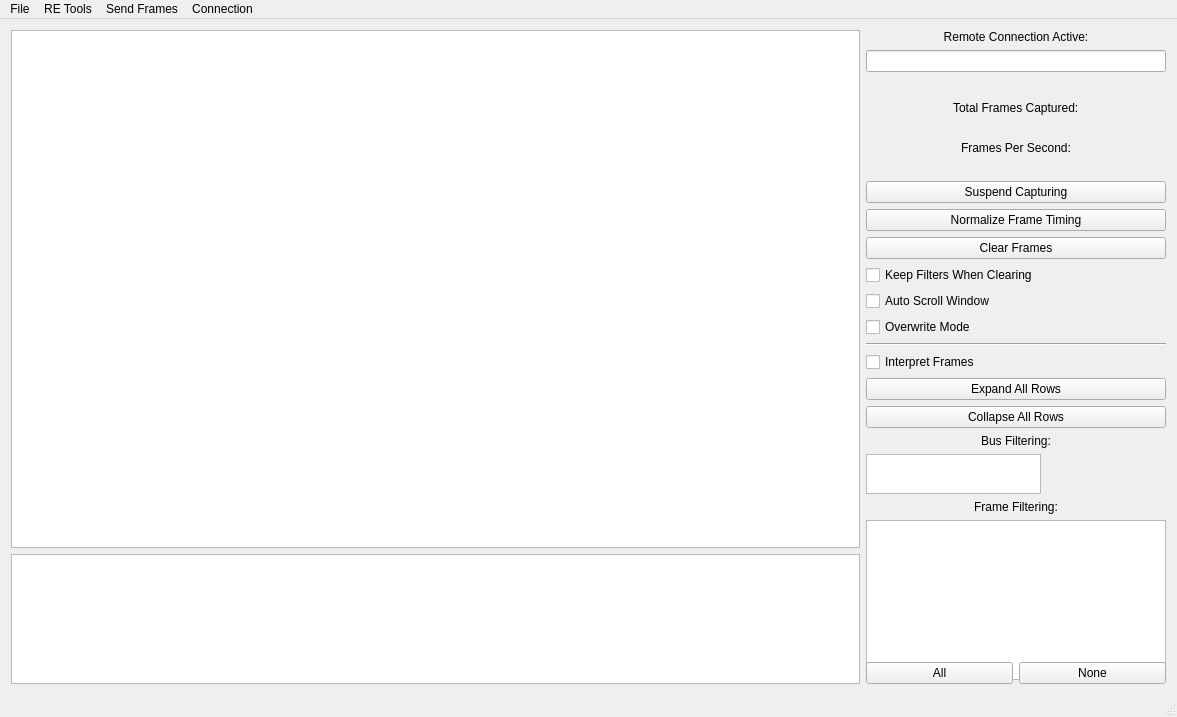
<?xml version="1.0" encoding="UTF-8"?>
<ui version="4.0">
 <class>MainWindow</class>
 <widget class="QMainWindow" name="MainWindow">
  <property name="geometry">
   <rect>
    <x>0</x>
    <y>0</y>
    <width>1177</width>
    <height>717</height>
   </rect>
  </property>
  <property name="sizePolicy">
   <sizepolicy hsizetype="Fixed" vsizetype="Fixed">
    <horstretch>0</horstretch>
    <verstretch>0</verstretch>
   </sizepolicy>
  </property>
  <property name="minimumSize">
   <size>
    <width>800</width>
    <height>500</height>
   </size>
  </property>
  <property name="windowTitle">
   <string>SavvyLIN</string>
  </property>
  <widget class="QWidget" name="centralWidget">
   <layout class="QVBoxLayout" name="verticalLayout_2" stretch="0">
    <item>
     <layout class="QHBoxLayout" name="horizontalLayout_2" stretch="3,1">
      <item>
       <layout class="QVBoxLayout" name="verticalLayout_3" stretch="4,1">
        <item>
         <widget class="QTableView" name="canFramesView">
          <property name="font">
           <font>
            <pointsize>11</pointsize>
            <bold>false</bold>
           </font>
          </property>
          <property name="alternatingRowColors">
           <bool>true</bool>
          </property>
          <property name="verticalScrollMode">
           <enum>QAbstractItemView::ScrollPerPixel</enum>
          </property>
          <property name="wordWrap">
           <bool>false</bool>
          </property>
          <attribute name="horizontalHeaderStretchLastSection">
           <bool>false</bool>
          </attribute>
         </widget>
        </item>
        <item>
         <widget class="QTableWidget" name="tableSimpleSender"/>
        </item>
       </layout>
      </item>
      <item>
       <layout class="QVBoxLayout" name="verticalLayout">
        <item>
         <widget class="QLabel" name="lblRemoteConn">
          <property name="enabled">
           <bool>true</bool>
          </property>
          <property name="text">
           <string>Remote Connection Active:</string>
          </property>
          <property name="alignment">
           <set>Qt::AlignCenter</set>
          </property>
         </widget>
        </item>
        <item>
         <widget class="QLineEdit" name="lineRemoteKey">
          <property name="enabled">
           <bool>true</bool>
          </property>
          <property name="maximumSize">
           <size>
            <width>1000</width>
            <height>50</height>
           </size>
          </property>
          <property name="baseSize">
           <size>
            <width>150</width>
            <height>50</height>
           </size>
          </property>
          <property name="font">
           <font>
            <bold>false</bold>
           </font>
          </property>
          <property name="maxLength">
           <number>8</number>
          </property>
          <property name="alignment">
           <set>Qt::AlignLeading|Qt::AlignLeft|Qt::AlignVCenter</set>
          </property>
          <property name="readOnly">
           <bool>true</bool>
          </property>
         </widget>
        </item>
        <item>
         <widget class="QLabel" name="lblContMsg">
          <property name="palette">
           <palette>
            <active>
             <colorrole role="WindowText">
              <brush brushstyle="SolidPattern">
               <color alpha="255">
                <red>255</red>
                <green>0</green>
                <blue>0</blue>
               </color>
              </brush>
             </colorrole>
            </active>
            <inactive>
             <colorrole role="WindowText">
              <brush brushstyle="SolidPattern">
               <color alpha="255">
                <red>255</red>
                <green>0</green>
                <blue>0</blue>
               </color>
              </brush>
             </colorrole>
            </inactive>
            <disabled>
             <colorrole role="WindowText">
              <brush brushstyle="SolidPattern">
               <color alpha="255">
                <red>120</red>
                <green>120</green>
                <blue>120</blue>
               </color>
              </brush>
             </colorrole>
            </disabled>
           </palette>
          </property>
          <property name="font">
           <font>
            <pointsize>11</pointsize>
            <italic>true</italic>
            <bold>true</bold>
           </font>
          </property>
          <property name="text">
           <string/>
          </property>
          <property name="alignment">
           <set>Qt::AlignCenter</set>
          </property>
         </widget>
        </item>
        <item alignment="Qt::AlignHCenter">
         <widget class="QLabel" name="label">
          <property name="sizePolicy">
           <sizepolicy hsizetype="Preferred" vsizetype="Fixed">
            <horstretch>0</horstretch>
            <verstretch>0</verstretch>
           </sizepolicy>
          </property>
          <property name="text">
           <string>Total Frames Captured:</string>
          </property>
         </widget>
        </item>
        <item alignment="Qt::AlignHCenter">
         <widget class="QLabel" name="lbNumFrames">
          <property name="sizePolicy">
           <sizepolicy hsizetype="Preferred" vsizetype="Fixed">
            <horstretch>0</horstretch>
            <verstretch>0</verstretch>
           </sizepolicy>
          </property>
          <property name="text">
           <string/>
          </property>
         </widget>
        </item>
        <item alignment="Qt::AlignHCenter">
         <widget class="QLabel" name="label_6">
          <property name="sizePolicy">
           <sizepolicy hsizetype="Preferred" vsizetype="Fixed">
            <horstretch>0</horstretch>
            <verstretch>0</verstretch>
           </sizepolicy>
          </property>
          <property name="text">
           <string>Frames Per Second:</string>
          </property>
         </widget>
        </item>
        <item alignment="Qt::AlignHCenter">
         <widget class="QLabel" name="lbFPS">
          <property name="sizePolicy">
           <sizepolicy hsizetype="Preferred" vsizetype="Fixed">
            <horstretch>0</horstretch>
            <verstretch>0</verstretch>
           </sizepolicy>
          </property>
          <property name="text">
           <string/>
          </property>
         </widget>
        </item>
        <item>
         <widget class="QPushButton" name="btnCaptureToggle">
          <property name="text">
           <string>Suspend Capturing</string>
          </property>
          <property name="checkable">
           <bool>false</bool>
          </property>
         </widget>
        </item>
        <item>
         <widget class="QPushButton" name="btnNormalize">
          <property name="text">
           <string>Normalize Frame Timing</string>
          </property>
         </widget>
        </item>
        <item>
         <widget class="QPushButton" name="btnClearFrames">
          <property name="text">
           <string>Clear Frames</string>
          </property>
         </widget>
        </item>
        <item>
         <widget class="QCheckBox" name="cbPersistentFilters">
          <property name="text">
           <string>Keep Filters When Clearing</string>
          </property>
         </widget>
        </item>
        <item>
         <widget class="QCheckBox" name="cbAutoScroll">
          <property name="text">
           <string>Auto Scroll Window</string>
          </property>
         </widget>
        </item>
        <item>
         <widget class="QCheckBox" name="cbOverwrite">
          <property name="enabled">
           <bool>true</bool>
          </property>
          <property name="text">
           <string>Overwrite Mode</string>
          </property>
         </widget>
        </item>
        <item>
         <widget class="Line" name="line">
          <property name="orientation">
           <enum>Qt::Horizontal</enum>
          </property>
         </widget>
        </item>
        <item>
         <widget class="QCheckBox" name="cbInterpret">
          <property name="text">
           <string>Interpret Frames</string>
          </property>
         </widget>
        </item>
        <item>
         <widget class="QPushButton" name="btnExpandAll">
          <property name="text">
           <string>Expand All Rows</string>
          </property>
         </widget>
        </item>
        <item>
         <widget class="QPushButton" name="btnCollapseAll">
          <property name="text">
           <string>Collapse All Rows</string>
          </property>
         </widget>
        </item>
        <item>
         <widget class="QLabel" name="label_2">
          <property name="text">
           <string>Bus Filtering:</string>
          </property>
          <property name="alignment">
           <set>Qt::AlignCenter</set>
          </property>
         </widget>
        </item>
        <item>
         <widget class="QListWidget" name="listBusFilters">
          <property name="sizePolicy">
           <sizepolicy hsizetype="Fixed" vsizetype="Expanding">
            <horstretch>0</horstretch>
            <verstretch>0</verstretch>
           </sizepolicy>
          </property>
          <property name="maximumSize">
           <size>
            <width>175</width>
            <height>40</height>
           </size>
          </property>
          <property name="flow">
           <enum>QListView::LeftToRight</enum>
          </property>
         </widget>
        </item>
        <item>
         <widget class="QLabel" name="label_7">
          <property name="text">
           <string>Frame Filtering:</string>
          </property>
          <property name="alignment">
           <set>Qt::AlignCenter</set>
          </property>
         </widget>
        </item>
        <item>
         <widget class="QListWidget" name="listFilters">
          <property name="sizePolicy">
           <sizepolicy hsizetype="Expanding" vsizetype="Expanding">
            <horstretch>0</horstretch>
            <verstretch>0</verstretch>
           </sizepolicy>
          </property>
          <property name="minimumSize">
           <size>
            <width>300</width>
            <height>160</height>
           </size>
          </property>
          <property name="maximumSize">
           <size>
            <width>1000</width>
            <height>16777215</height>
           </size>
          </property>
          <property name="alternatingRowColors">
           <bool>false</bool>
          </property>
         </widget>
        </item>
        <item>
         <layout class="QHBoxLayout" name="horizontalLayout_3">
          <item>
           <widget class="QPushButton" name="btnFilterAll">
            <property name="text">
             <string>All</string>
            </property>
           </widget>
          </item>
          <item>
           <widget class="QPushButton" name="btnFilterNone">
            <property name="text">
             <string>None</string>
            </property>
           </widget>
          </item>
         </layout>
        </item>
       </layout>
      </item>
     </layout>
    </item>
   </layout>
  </widget>
  <widget class="QMenuBar" name="menuBar">
   <property name="geometry">
    <rect>
     <x>0</x>
     <y>0</y>
     <width>1177</width>
     <height>26</height>
    </rect>
   </property>
   <widget class="QMenu" name="menu_RE_Tools">
    <property name="title">
     <string>RE Tools</string>
    </property>

    <addaction name="actionGraph_Dta"/>
    <addaction name="actionFrame_Data_Analysis"/>
    <addaction name="actionFile_Comparison"/>

    <addaction name="actionRange_State_2"/>
    <addaction name="actionSingle_Multi_State_2"/>
    <addaction name="actionSniffer"/>
    <addaction name="actionCapture_Bisector"/>

    <addaction name="actionLDF_Viewer"/>

   </widget>
   <widget class="QMenu" name="menuSend_Frames">
    <property name="title">
     <string>Send Frames</string>
    </property>

    <addaction name="action_Custom"/>
    <addaction name="actionScripting_INterface"/>


    <addaction name="actionFirmware_Update"/>
    <addaction name="actionMotorControlConfig"/>

   </widget>
   <widget class="QMenu" name="menuFile">
    <property name="title">
     <string>File</string>
    </property>
    <addaction name="actionOpen_Log_File"/>
    <addaction name="actionSave_Filtered_Log_File"/>
    <addaction name="actionSave_Log_File"/>
    <addaction name="actionSave_Continuous_Logfile"/>
    <addaction name="separator"/>
    <addaction name="separator"/>
    <addaction name="actionLoad_Filter_Definition"/>
    <addaction name="actionSave_Filter_Definition"/>
    <addaction name="separator"/>
    <addaction name="actiondb_File_Manager"/>
    <addaction name="actionLDF_File_Manager"/>
    <addaction name="actionSave_Decoded_Frames"/>
    <addaction name="actionSave_Decoded_Frames_CSV"/>
    <addaction name="separator"/>
    <addaction name="actionPreferences"/>
    <addaction name="separator"/>
    <addaction name="actionExit_Application"/>
   </widget>
   <widget class="QMenu" name="menuConnection">
    <property name="title">
     <string>Connection</string>
    </property>
    <addaction name="actionSetup"/>
   </widget>
   <addaction name="menuFile"/>
   <addaction name="menu_RE_Tools"/>
   <addaction name="menuSend_Frames"/>
   <addaction name="menuConnection"/>
  </widget>
  <widget class="QStatusBar" name="statusBar"/>

  <action name="action_Custom">
   <property name="text">
    <string>Custom</string>
   </property>
  </action>

  <action name="actionFuzzy_Scope">
   <property name="text">
    <string>Fuzzy Scope</string>
   </property>
  </action>
  <action name="actionGraph_Dta">
   <property name="text">
    <string>New Graphing Window</string>
   </property>
  </action>
  <action name="actionOpen_Log_File">
   <property name="text">
    <string>Load Log File</string>
   </property>
   <property name="shortcut">
    <string>Ctrl+O</string>
   </property>
  </action>
  <action name="actionSave_Log_File">
   <property name="text">
    <string>Save Log File</string>
   </property>
  </action>
  <action name="actionFrame_Data_Analysis">
   <property name="text">
    <string>Frame Data Analysis</string>
   </property>
  </action>
  <action name="actionLoad_db_File">
   <property name="text">
    <string>Load db File</string>
   </property>
  </action>
  <action name="actionEdit_Messages_Signals">
   <property name="text">
    <string>Edit Messages/Signals</string>
   </property>
  </action>
  <action name="actionSave_db_File">
   <property name="text">
    <string>Save db File</string>
   </property>
  </action>
  <action name="actionSave_Decoded_Frames">
   <property name="text">
    <string>Save Decoded Frames</string>
   </property>
  </action>
  <action name="actionExit_Application">
   <property name="text">
    <string>Exit Application</string>
   </property>
  </action>
  <action name="actionFile_Comparison">
   <property name="text">
    <string>File Comparison</string>
   </property>
  </action>
  <action name="actionPreferences">
   <property name="text">
    <string>Preferences</string>
   </property>
  </action>
  <action name="actionSave_Filtered_Log_File">
   <property name="text">
    <string>Save Filtered Log File</string>
   </property>
  </action>
  <action name="actionLoad_Filter_Definition">
   <property name="text">
    <string>Load Filter Definition</string>
   </property>
  </action>
  <action name="actionSave_Filter_Definition">
   <property name="text">
    <string>Save Filter Definition</string>
   </property>
  </action>
  <action name="actionFirmware_Uploader">
   <property name="text">
    <string>Firmware Uploader</string>
   </property>
  </action>
  <action name="actionSetup">
   <property name="text">
    <string>Open Connection Window</string>
   </property>
  </action>
  <action name="actionConnect">
   <property name="text">
    <string>Connect</string>
   </property>
  </action>
  <action name="actionScripting_INterface">
   <property name="text">
    <string>Scripting Interface</string>
   </property>
  </action>
  <action name="actionRange_State_2">
   <property name="text">
    <string>Range State</string>
   </property>
  </action>
  <action name="actionSingle_Multi_State_2">
   <property name="text">
    <string>Single/Multi State</string>
   </property>
  </action>
  <action name="actiondb_File_Manager">
   <property name="text">
    <string>LDF File Manager</string>
   </property>
  </action>
  <action name="actionLDF_File_Manager">
   <property name="text">
    <string>LDF Editor</string>
   </property>
  </action>

  <action name="actionSniffer">
   <property name="text">
    <string>Sniffer</string>
   </property>
  </action>
  <action name="actionFirmware_Update">
   <property name="text">
    <string>Firmware Update</string>
   </property>
  </action>
  <action name="actionMotorControlConfig">
   <property name="text">
    <string>MotorControlConfig</string>
   </property>
  </action>
  <action name="actionCapture_Bisector">
   <property name="text">
    <string>Capture Bisector</string>
   </property>
  </action>

  <action name="actionLDF_Viewer">
   <property name="text">
    <string>LDF Viewer</string>
   </property>
  </action>
  <action name="actionSave_Continuous_Logfile">
   <property name="text">
    <string>Start Continuous Logging</string>
   </property>
  </action>


  <action name="actionSave_Decoded_Frames_CSV">
   <property name="text">
    <string>Save Decoded Frames CSV</string>
   </property>
  </action>

 </widget>
 <layoutdefault spacing="6" margin="11"/>
 <resources/>
 <connections/>
 <slots>
  <slot>handleLoadFile()</slot>
  <slot>connButtonPress()</slot>
  <slot>showGraphingWindow()</slot>
  <slot>showFrameDataAnalysis()</slot>
 </slots>
</ui>
